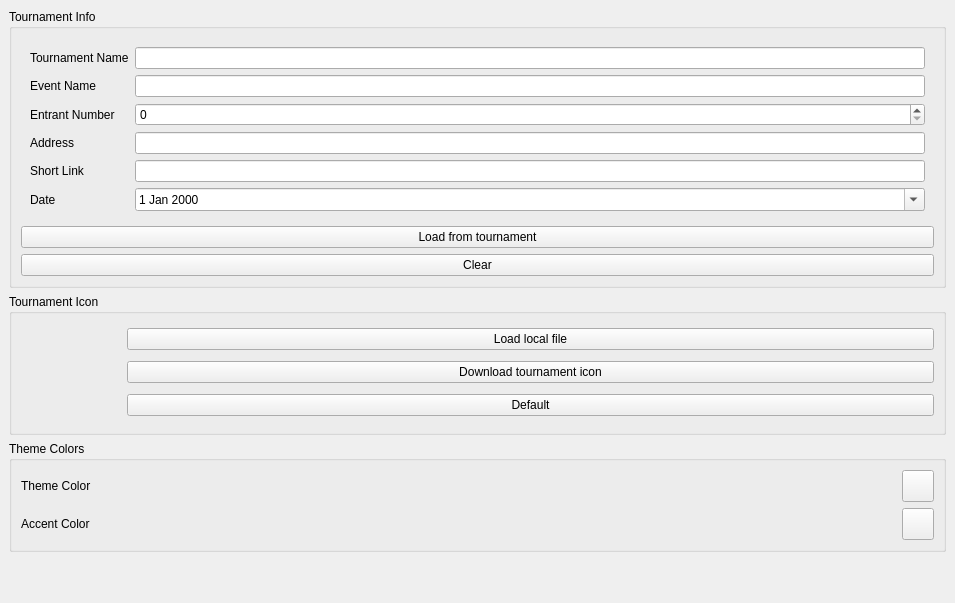
<?xml version="1.0" encoding="UTF-8"?>
<ui version="4.0">
 <class>DockWidget</class>
 <widget class="QDockWidget" name="DockWidget">
  <property name="geometry">
   <rect>
    <x>0</x>
    <y>0</y>
    <width>955</width>
    <height>603</height>
   </rect>
  </property>
  <property name="locale">
   <locale language="English" country="UnitedStates"/>
  </property>
  <property name="windowTitle">
   <string>Tournament Info</string>
  </property>
  <widget class="QWidget" name="dockWidgetContents">
   <property name="sizePolicy">
    <sizepolicy hsizetype="Preferred" vsizetype="Preferred">
     <horstretch>0</horstretch>
     <verstretch>0</verstretch>
    </sizepolicy>
   </property>
   <layout class="QVBoxLayout" name="verticalLayout">
    <item>
     <widget class="QGroupBox" name="groupBox_2">
      <property name="title">
       <string>Tournament Info</string>
      </property>
      <layout class="QVBoxLayout" name="verticalLayout_3">
       <item>
        <layout class="QGridLayout" name="gridLayout_2">
         <property name="sizeConstraint">
          <enum>QLayout::SetMaximumSize</enum>
         </property>
         <property name="leftMargin">
          <number>9</number>
         </property>
         <property name="topMargin">
          <number>9</number>
         </property>
         <property name="rightMargin">
          <number>9</number>
         </property>
         <property name="bottomMargin">
          <number>9</number>
         </property>
         <item row="0" column="0">
          <widget class="QLabel" name="label">
           <property name="text">
            <string>Tournament Name</string>
           </property>
          </widget>
         </item>
         <item row="3" column="0">
          <widget class="QLabel" name="label_4">
           <property name="text">
            <string>Address</string>
           </property>
          </widget>
         </item>
         <item row="0" column="1">
          <widget class="QLineEdit" name="tournamentName"/>
         </item>
         <item row="3" column="1">
          <widget class="QLineEdit" name="address"/>
         </item>
         <item row="1" column="0">
          <widget class="QLabel" name="label_2">
           <property name="text">
            <string>Event Name</string>
           </property>
          </widget>
         </item>
         <item row="2" column="0">
          <widget class="QLabel" name="label_3">
           <property name="text">
            <string>Entrant Number</string>
           </property>
          </widget>
         </item>
         <item row="1" column="1">
          <widget class="QLineEdit" name="eventName"/>
         </item>
         <item row="2" column="1">
          <widget class="QSpinBox" name="numEntrants">
           <property name="maximum">
            <number>9999</number>
           </property>
          </widget>
         </item>
         <item row="4" column="1">
          <widget class="QLineEdit" name="shortLink"/>
         </item>
         <item row="4" column="0">
          <widget class="QLabel" name="label_5">
           <property name="text">
            <string>Short Link</string>
           </property>
          </widget>
         </item>
         <item row="5" column="1">
          <widget class="QDateEdit" name="startAt">
           <property name="minimumDateTime">
            <datetime>
             <hour>0</hour>
             <minute>0</minute>
             <second>0</second>
             <year>2000</year>
             <month>1</month>
             <day>1</day>
            </datetime>
           </property>
           <property name="calendarPopup">
            <bool>true</bool>
           </property>
          </widget>
         </item>
         <item row="5" column="0">
          <widget class="QLabel" name="label_5">
           <property name="text">
            <string>Date</string>
           </property>
          </widget>
         </item>
        </layout>
       </item>
       <item>
        <widget class="QPushButton" name="btLoadInfoFromTournament">
         <property name="text">
          <string>Load from tournament</string>
         </property>
        </widget>
       </item>
       <item>
        <widget class="QPushButton" name="btClearInfo">
         <property name="text">
          <string>Clear</string>
         </property>
        </widget>
       </item>
      </layout>
     </widget>
    </item>
    <item>
     <widget class="QGroupBox" name="groupBox">
      <property name="title">
       <string>Tournament Icon</string>
      </property>
      <layout class="QHBoxLayout" name="horizontalLayout_2">
       <item>
        <widget class="QLabel" name="iconView">
         <property name="sizePolicy">
          <sizepolicy hsizetype="Maximum" vsizetype="Maximum">
           <horstretch>0</horstretch>
           <verstretch>0</verstretch>
          </sizepolicy>
         </property>
         <property name="minimumSize">
          <size>
           <width>100</width>
           <height>100</height>
          </size>
         </property>
         <property name="frameShadow">
          <enum>QFrame::Sunken</enum>
         </property>
         <property name="text">
          <string/>
         </property>
         <property name="alignment">
          <set>Qt::AlignCenter</set>
         </property>
        </widget>
       </item>
       <item>
        <layout class="QVBoxLayout" name="verticalLayout_2">
         <item>
          <widget class="QPushButton" name="btLoadIconFile">
           <property name="text">
            <string>Load local file</string>
           </property>
          </widget>
         </item>
         <item>
          <widget class="QPushButton" name="btDownloadIcon">
           <property name="text">
            <string>Download tournament icon</string>
           </property>
          </widget>
         </item>
         <item>
          <widget class="QPushButton" name="btClearIcon">
           <property name="text">
            <string>Default</string>
           </property>
          </widget>
         </item>
        </layout>
       </item>
      </layout>
     </widget>
    </item>
    <item>
     <widget class="QGroupBox" name="groupBox_3">
      <property name="title">
       <string>Theme Colors</string>
      </property>
      <layout class="QGridLayout" name="gridLayout_3">
       <item row="0" column="0">
        <widget class="QLabel" name="label_theme_color">
         <property name="text">
          <string>Theme Color</string>
         </property>
        </widget>
       </item>
       <item row="0" column="1">
        <widget class="QToolButton" name="btThemeColor">
         <property name="minimumSize">
          <size>
           <width>32</width>
           <height>32</height>
          </size>
         </property>
        </widget>
       </item>
       <item row="1" column="0">
        <widget class="QLabel" name="label_accent_color">
         <property name="text">
          <string>Accent Color</string>
         </property>
        </widget>
       </item>
       <item row="1" column="1">
        <widget class="QToolButton" name="btAccentColor">
         <property name="minimumSize">
          <size>
           <width>32</width>
           <height>32</height>
          </size>
         </property>
        </widget>
       </item>
      </layout>
     </widget>
    </item>
    <item>
     <spacer name="verticalSpacer">
      <property name="orientation">
       <enum>Qt::Vertical</enum>
      </property>
      <property name="sizeHint" stdset="0">
       <size>
        <width>20</width>
        <height>40</height>
       </size>
      </property>
     </spacer>
    </item>
   </layout>
  </widget>
 </widget>
 <resources/>
 <connections/>
</ui>
